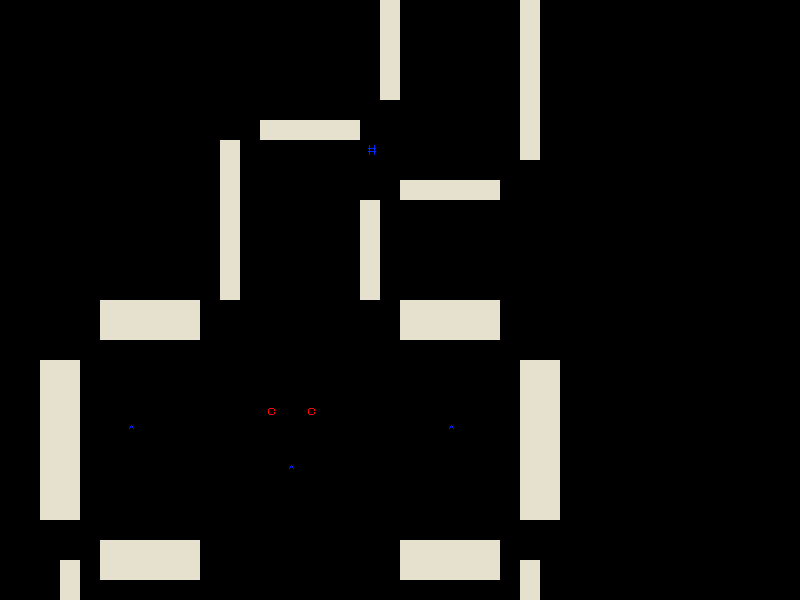

The image is a tile-based game level rendered from a .tmx file. Its description and source (layers, tilesets, objects; grid data summarised) follow:
An orthogonal 40x30 tile map with 20x20 px tiles, 2 tile layers (Main, Designer).

<map version="1.0" orientation="orthogonal" width="40" height="30" tilewidth="20" tileheight="20">
 <tileset firstgid="1" name="Tileset" tilewidth="20" tileheight="20">
  <image source="../img/Tileset.png" width="180" height="20" />
  <tile id="0">
   <properties>
    <property name="solid" value="1" />
   </properties>
  </tile>
  <tile id="1">
   <properties>
    <property name="hbumper" value="1" />
   </properties>
  </tile>
  <tile id="2">
   <properties>
    <property name="vbumper" value="1" />
   </properties>
  </tile>
  <tile id="3">
   <properties>
    <property name="crate" value="1" />
   </properties>
  </tile>
  <tile id="4">
   <properties>
    <property name="pickup" value="1" />
    <property name="red" value="1" />
   </properties>
  </tile>
  <tile id="5">
   <properties>
    <property name="blue" value="1" />
    <property name="pickup" value="1" />
   </properties>
  </tile>
  <tile id="6">
   <properties>
    <property name="pickup" value="1" />
    <property name="yellow" value="1" />
   </properties>
  </tile>
  <tile id="7">
   <properties>
    <property name="player" value="1" />
   </properties>
  </tile>
  <tile id="8">
   <properties>
    <property name="zombie" value="1" />
   </properties>
  </tile>
 </tileset>
 <layer name="Main" width="40" height="30">
  <data>[1200 cells, 108 non-empty, 1 distinct tile ids]</data>
 </layer>
 <layer name="Designer" width="40" height="30">
  <data>[1200 cells, 11 non-empty, 5 distinct tile ids]</data>
 </layer>
</map>
